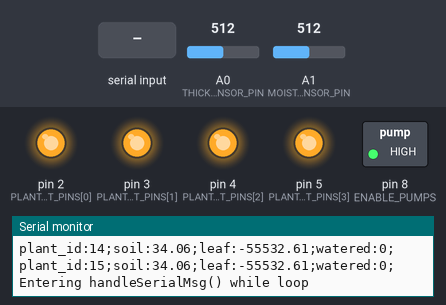
Bench run of a sketch on a simulated Arduino Uno, built with avr-gcc and run on an emulated ATmega328P. Parts: switched loads named in the sketch (green lamp = pin HIGH), output pins drawn as LEDs (lit = HIGH), the last lines printed to the serial monitor. Dashed ring = blinking. The inputs (shaded band) are chosen by the test bench; at power-on: A1 (MOISTURE_SENSOR_PIN) = 512, A0 (THICKNESS_SENSOR_PIN) = 512.

Above: at 1.2 s.
1.3 s: A1 (MOISTURE_SENSOR_PIN) set to 102
At 2.5 s:
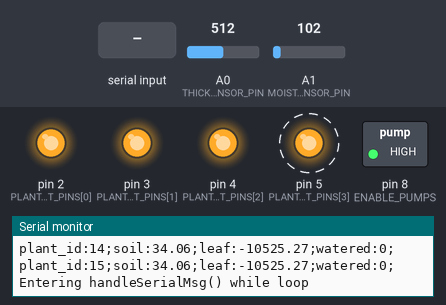
4.3 s: A1 (MOISTURE_SENSOR_PIN) set to 92
7.3 s: "90,45,200\n" received over Serial
10.3 s: "90,45\n" received over Serial
13.3 s: "30,150,10\n" received over Serial
Timing chart, 0 to 17.3 s (numbered marks = the images above; inputs shaded):
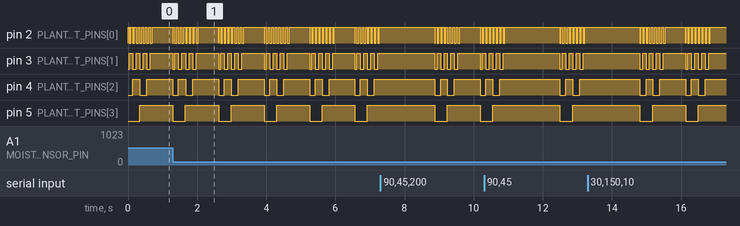

Measured:
- by itself, pin 5 (PLANT_SELECT_PINS[3]): alternates HIGH for 0.95 s and LOW for 0.37 s

The sketch:

current.ino
```cpp
#define STUMPY_SET_NUM_PLANTS 'N'
#define STUMPY_SET_WATER_CONTENT 'W'
#define STUMPY_SET_WATERING_TIME_SECONDS 'T'
#define STUMPY_SET_DELAY_TIME_SECONDS 'D'
#define MINIMUM_TIME_TO_CHECK_MESSAGES_SECONDS 60
#define ENABLE_PUMPS 8
#define ENABLE_THICKNESS_SENSORS 7
#define ENABLE_MOISTURE_SENSORS 6
#define THICKNESS_SENSOR_PIN A0
#define MOISTURE_SENSOR_PIN A1

// the water level which turns on the pump to water the plant
double PLANT_WATER_THRESHOLDS[] = {
                                    0.0, 0.0, 0.0, 0.0,
                                    0.0, 0.0, 0.0, 0.0,
                                    0.0, 0.0, 0.0, 0.0,
                                    0.0, 0.0, 0.0, 0.0
                                  };
int NUM_PLANTS = 16;

int PLANT_SELECT_PINS[] = {2, 3, 4, 5};


int currentPlant = 0;
int time_between_readings_seconds = 0;// Set by STUMPY //10*60;// 10 mins* 60 seconds
float watering_time_seconds = 0; // Set by STUMPY //30 seconds * 1000 ms ~ 27.5 mL

void setup() {
  Serial.begin(9600);
  pinMode(PLANT_SELECT_PINS[0], OUTPUT);
  pinMode(PLANT_SELECT_PINS[1], OUTPUT);
  pinMode(PLANT_SELECT_PINS[2], OUTPUT);
  pinMode(PLANT_SELECT_PINS[3], OUTPUT);
  digitalWrite(PLANT_SELECT_PINS[0], HIGH);
  digitalWrite(PLANT_SELECT_PINS[1], HIGH);
  digitalWrite(PLANT_SELECT_PINS[2], HIGH);
  digitalWrite(PLANT_SELECT_PINS[3], HIGH);

  pinMode(ENABLE_THICKNESS_SENSORS, OUTPUT);
  pinMode(ENABLE_MOISTURE_SENSORS, OUTPUT);
  pinMode(ENABLE_PUMPS, OUTPUT);
  digitalWrite(ENABLE_THICKNESS_SENSORS, LOW);
  digitalWrite(ENABLE_MOISTURE_SENSORS, LOW);
  digitalWrite(ENABLE_PUMPS, HIGH);
}

void loop() {
    // select appropriate plant
    selectPlant(currentPlant);

    // read sensors of plant
    int soil_sensor = analogRead(THICKNESS_SENSOR_PIN);
    int leaf_sensor = analogRead(MOISTURE_SENSOR_PIN);
    float moisturePercentReading = getMoisturePercentage(soil_sensor);
    boolean turnOnPump = PLANT_WATER_THRESHOLDS[currentPlant] > moisturePercentReading;

    // write output for plant
    Serial.print("plant_id:");
    Serial.print(currentPlant);
    Serial.print(";soil:");
    Serial.print(moisturePercentReading);
    Serial.print(";leaf:");
    Serial.print(getThickness(leaf_sensor));
    Serial.print(";watered:");
    Serial.print(turnOnPump);
    Serial.println(";");

    // turn on the pump if needed
    if(turnOnPump)
    {
        // turn on pumps
        // enable is switched, low=on, high=off
        digitalWrite(ENABLE_PUMPS, LOW);
        delay(watering_time_seconds * 1000);
        digitalWrite(ENABLE_PUMPS, HIGH);
    }

    // increment current plant
    if (currentPlant == NUM_PLANTS-1)
    {
        handleSerialMsg();
        currentPlant = 0;
        int i=0;
        for(;i<time_between_readings_seconds;i++)
        {
            //look for new messages at least every minute
            if (i % MINIMUM_TIME_TO_CHECK_MESSAGES_SECONDS == 0 && handleSerialMsg())
            {
                break;
            }
            delay(1000);
        }
    }
    else
    {
        currentPlant++;
    }
}

void selectPlant(int currentPlant)
{
    digitalWrite(PLANT_SELECT_PINS[3], currentPlant & 8 ? HIGH : LOW);
    digitalWrite(PLANT_SELECT_PINS[2], currentPlant & 4 ? HIGH : LOW);
    digitalWrite(PLANT_SELECT_PINS[1], currentPlant & 2 ? HIGH : LOW);
    digitalWrite(PLANT_SELECT_PINS[0], currentPlant & 1 ? HIGH : LOW);
}

/**
 * Converts the raw sensor value (0-1023) to
 * a moisture percentage (0.0 - 54.031)
 *
 * Calibrated as (water mass (g)/(water mass (g) + soil mass (g)))
 */
float getMoisturePercentage(long raw)
{
    return -0.039 * raw + 54.031;
}

float getThickness(long raw)
{
    //return -(2 *(250 * raw - 167919)) / 54887.0;
    return -109.774 * raw + 671.676;
}

boolean handleSerialMsg()
{
  boolean hasMessage = false;
  while(true)
  {
    Serial.println("Entering handleSerialMsg() while loop");
    String input = "";
    delay(500);
    if (Serial.available() > 0) {
      input = Serial.readString();
      Serial.print("Message: ");
      Serial.println(input);

      // decide how to handle message based on second byte
      String ack = "";
      if (input.length() > 1)
      {
          hasMessage = true;
          switch (input[1])
          {
            case STUMPY_SET_WATER_CONTENT:
              ack = setWaterContent(input);
              break;
            case STUMPY_SET_NUM_PLANTS:
              ack = setNumberPlants(input);
              break;
            case STUMPY_SET_DELAY_TIME_SECONDS:
              ack = setDelayTime(input);
              break;
            case STUMPY_SET_WATERING_TIME_SECONDS:
              ack = setWateringTime(input);
              break;
            default:
              break;
          }
      }

      // acknowledge message to controller
      sendAck(ack);

      // break if there is no more to read
      if(input[0] != 'M')
      {
          Serial.println("No more to read.");
          break;
      }

      // at this point there is more to read so we wait
      // wait a little bit for the controller to recieve the ack and send more data
      Serial.println("More Data");
      delay(2000);
    }
    // nothing to read, continue on
    else
    {
        Serial.println("Leaving handleSerialMsg()");
        break;
    }
  }
  return hasMessage;
}

void sendAck(String ack)
{
    Serial.println(ack);
}

String setWaterContent(String packet)
{
    Serial.println("Entering setWaterContent()");

    // break data into two strings, plant index and water content for that plant
    int indexOfComma = packet.indexOf(',');
    String plantIndexStr = packet.substring(2, indexOfComma);
    String waterContentStr = packet.substring(indexOfComma+1);

    Serial.print("plantIndexStr ");
    Serial.print(plantIndexStr);
    Serial.print(", waterContentStr ");
    Serial.println(waterContentStr);

    int plantIndex = plantIndexStr.toInt();
    float waterContent = waterContentStr.toFloat();

    Serial.print("plantIndex ");
    Serial.print(plantIndex);
    Serial.print(", waterContent ");
    Serial.println(waterContent);

    if (plantIndex < NUM_PLANTS)
    {
        PLANT_WATER_THRESHOLDS[plantIndex] = waterContent;
    }

    int i;
    for(i=0; i<NUM_PLANTS;i++)
    {
      Serial.print("plant:");
      Serial.print(i);
      Serial.print(" thresh:");
      Serial.println(PLANT_WATER_THRESHOLDS[i]);
    }

    return "ACK";
}

String setNumberPlants(String packet)
{
    NUM_PLANTS = packet.substring(2).toInt();
    return "ACK";
}

String setDelayTime(String packet)
{
    time_between_readings_seconds = packet.substring(2).toInt();
    return "ACK";
}

String setWateringTime(String packet)
{
    watering_time_seconds = packet.substring(2).toFloat();
    return "ACK";
}
```
